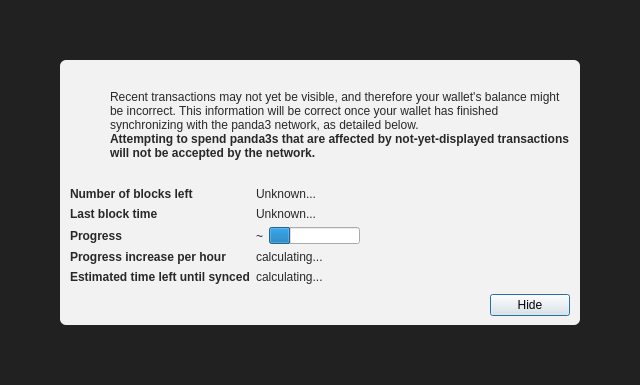
<?xml version="1.0" encoding="UTF-8"?>
<ui version="4.0">
 <class>ModalOverlay</class>
 <widget class="ModalOverlay" name="ModalOverlay">
  <property name="geometry">
   <rect>
    <x>0</x>
    <y>0</y>
    <width>640</width>
    <height>385</height>
   </rect>
  </property>
  <property name="windowTitle">
   <string>Form</string>
  </property>
  <layout class="QVBoxLayout" name="verticalLayout" stretch="0">
   <property name="sizeConstraint">
    <enum>QLayout::SetDefaultConstraint</enum>
   </property>
   <property name="leftMargin">
    <number>0</number>
   </property>
   <property name="topMargin">
    <number>0</number>
   </property>
   <property name="rightMargin">
    <number>0</number>
   </property>
   <property name="bottomMargin">
    <number>0</number>
   </property>
   <item>
    <widget class="QWidget" name="bgWidget" native="true">
     <property name="styleSheet">
      <string notr="true">#bgWidget { background: rgba(0,0,0,220); }</string>
     </property>
     <layout class="QVBoxLayout" name="verticalLayoutMain" stretch="1">
      <property name="leftMargin">
       <number>60</number>
      </property>
      <property name="topMargin">
       <number>60</number>
      </property>
      <property name="rightMargin">
       <number>60</number>
      </property>
      <property name="bottomMargin">
       <number>60</number>
      </property>
      <item>
       <widget class="QWidget" name="contentWidget" native="true">
        <property name="styleSheet">
         <string notr="true">#contentWidget { background: rgba(255,255,255,240); border-radius: 6px; }

QLabel { color: rgb(40,40,40);  }</string>
        </property>
        <layout class="QVBoxLayout" name="verticalLayoutSub" stretch="1,0,0,0">
         <property name="spacing">
          <number>0</number>
         </property>
         <property name="leftMargin">
          <number>10</number>
         </property>
         <property name="topMargin">
          <number>10</number>
         </property>
         <property name="rightMargin">
          <number>10</number>
         </property>
         <property name="bottomMargin">
          <number>10</number>
         </property>
         <item>
          <layout class="QHBoxLayout" name="horizontalLayoutIconText" stretch="0,1">
           <property name="topMargin">
            <number>20</number>
           </property>
           <item>
            <layout class="QVBoxLayout" name="verticalLayoutIcon">
             <property name="leftMargin">
              <number>0</number>
             </property>
             <item>
              <widget class="QPushButton" name="warningIcon">
               <property name="enabled">
                <bool>false</bool>
               </property>
               <property name="text">
                <string/>
               </property>
               <property name="icon">
                <iconset>
                 <normaloff>:/icons/warning</normaloff>
                 <disabledoff>:/icons/warning</disabledoff>:/icons/warning</iconset>
               </property>
               <property name="iconSize">
                <size>
                 <width>48</width>
                 <height>48</height>
                </size>
               </property>
               <property name="flat">
                <bool>true</bool>
               </property>
              </widget>
             </item>
             <item>
              <spacer name="verticalSpacerWarningIcon">
               <property name="orientation">
                <enum>Qt::Vertical</enum>
               </property>
               <property name="sizeHint" stdset="0">
                <size>
                 <width>20</width>
                 <height>40</height>
                </size>
               </property>
              </spacer>
             </item>
            </layout>
           </item>
           <item>
            <layout class="QVBoxLayout" name="verticalLayoutInfoText">
             <property name="leftMargin">
              <number>0</number>
             </property>
             <property name="topMargin">
              <number>0</number>
             </property>
             <item>
              <widget class="QLabel" name="infoText">
               <property name="text">
                <string>Recent transactions may not yet be visible, and therefore your wallet's balance might be incorrect. This information will be correct once your wallet has finished synchronizing with the panda3 network, as detailed below.</string>
               </property>
               <property name="textFormat">
                <enum>Qt::RichText</enum>
               </property>
               <property name="wordWrap">
                <bool>true</bool>
               </property>
              </widget>
             </item>
             <item>
              <widget class="QLabel" name="infoTextStrong">
               <property name="font">
                <font>
                 <weight>75</weight>
                 <bold>true</bold>
                </font>
               </property>
               <property name="text">
                <string>Attempting to spend panda3s that are affected by not-yet-displayed transactions will not be accepted by the network.</string>
               </property>
               <property name="textFormat">
                <enum>Qt::RichText</enum>
               </property>
               <property name="wordWrap">
                <bool>true</bool>
               </property>
              </widget>
             </item>
             <item>
              <spacer name="verticalSpacerInTextSpace">
               <property name="orientation">
                <enum>Qt::Vertical</enum>
               </property>
               <property name="sizeHint" stdset="0">
                <size>
                 <width>20</width>
                 <height>40</height>
                </size>
               </property>
              </spacer>
             </item>
            </layout>
           </item>
          </layout>
         </item>
         <item>
          <spacer name="verticalSpacerAfterText">
           <property name="orientation">
            <enum>Qt::Vertical</enum>
           </property>
           <property name="sizeHint" stdset="0">
            <size>
             <width>20</width>
             <height>40</height>
            </size>
           </property>
          </spacer>
         </item>
         <item>
          <layout class="QFormLayout" name="formLayout">
           <property name="fieldGrowthPolicy">
            <enum>QFormLayout::FieldsStayAtSizeHint</enum>
           </property>
           <property name="horizontalSpacing">
            <number>6</number>
           </property>
           <property name="verticalSpacing">
            <number>6</number>
           </property>
           <property name="topMargin">
            <number>10</number>
           </property>
           <item row="0" column="0">
            <widget class="QLabel" name="labelNumberOfBlocksLeft">
             <property name="font">
              <font>
               <weight>75</weight>
               <bold>true</bold>
              </font>
             </property>
             <property name="text">
              <string>Number of blocks left</string>
             </property>
            </widget>
           </item>
           <item row="0" column="1">
            <widget class="QLabel" name="numberOfBlocksLeft">
             <property name="text">
              <string>Unknown...</string>
             </property>
            </widget>
           </item>
           <item row="1" column="0">
            <widget class="QLabel" name="labelLastBlockTime">
             <property name="font">
              <font>
               <weight>75</weight>
               <bold>true</bold>
              </font>
             </property>
             <property name="text">
              <string>Last block time</string>
             </property>
            </widget>
           </item>
           <item row="1" column="1">
            <widget class="QLabel" name="newestBlockDate">
             <property name="sizePolicy">
              <sizepolicy hsizetype="Maximum" vsizetype="Preferred">
               <horstretch>0</horstretch>
               <verstretch>0</verstretch>
              </sizepolicy>
             </property>
             <property name="text">
              <string>Unknown...</string>
             </property>
            </widget>
           </item>
           <item row="2" column="0">
            <widget class="QLabel" name="labelSyncDone">
             <property name="font">
              <font>
               <weight>75</weight>
               <bold>true</bold>
              </font>
             </property>
             <property name="text">
              <string>Progress</string>
             </property>
            </widget>
           </item>
           <item row="2" column="1">
            <layout class="QHBoxLayout" name="horizontalLayoutSync" stretch="0,1">
             <item>
              <widget class="QLabel" name="percentageProgress">
               <property name="text">
                <string notr="true">~</string>
               </property>
              </widget>
             </item>
             <item>
              <widget class="QProgressBar" name="progressBar">
               <property name="value">
                <number>24</number>
               </property>
               <property name="format">
                <string/>
               </property>
              </widget>
             </item>
            </layout>
           </item>
           <item row="4" column="0">
            <widget class="QLabel" name="labelProgressIncrease">
             <property name="font">
              <font>
               <weight>75</weight>
               <bold>true</bold>
              </font>
             </property>
             <property name="text">
              <string>Progress increase per hour</string>
             </property>
            </widget>
           </item>
           <item row="4" column="1">
            <widget class="QLabel" name="progressIncreasePerH">
             <property name="text">
              <string>calculating...</string>
             </property>
            </widget>
           </item>
           <item row="5" column="0">
            <widget class="QLabel" name="labelEstimatedTimeLeft">
             <property name="font">
              <font>
               <weight>75</weight>
               <bold>true</bold>
              </font>
             </property>
             <property name="text">
              <string>Estimated time left until synced</string>
             </property>
            </widget>
           </item>
           <item row="5" column="1">
            <widget class="QLabel" name="expectedTimeLeft">
             <property name="text">
              <string>calculating...</string>
             </property>
            </widget>
           </item>
          </layout>
         </item>
         <item>
          <layout class="QHBoxLayout" name="horizontalLayoutButtons">
           <property name="leftMargin">
            <number>10</number>
           </property>
           <property name="topMargin">
            <number>10</number>
           </property>
           <item>
            <spacer name="horizontalSpacer">
             <property name="orientation">
              <enum>Qt::Horizontal</enum>
             </property>
             <property name="sizeHint" stdset="0">
              <size>
               <width>40</width>
               <height>20</height>
              </size>
             </property>
            </spacer>
           </item>
           <item>
            <widget class="QPushButton" name="closeButton">
             <property name="text">
              <string>Hide</string>
             </property>
             <property name="focusPolicy">
              <enum>Qt::StrongFocus</enum>
             </property>
             <property name="default">
              <bool>true</bool>
             </property>
            </widget>
           </item>
          </layout>
         </item>
        </layout>
       </widget>
      </item>
     </layout>
    </widget>
   </item>
  </layout>
 </widget>
 <customwidgets>
  <customwidget>
   <class>ModalOverlay</class>
   <extends>QWidget</extends>
   <header>qt/modaloverlay.h</header>
   <container>1</container>
  </customwidget>
 </customwidgets>
 <resources/>
 <connections/>
</ui>
